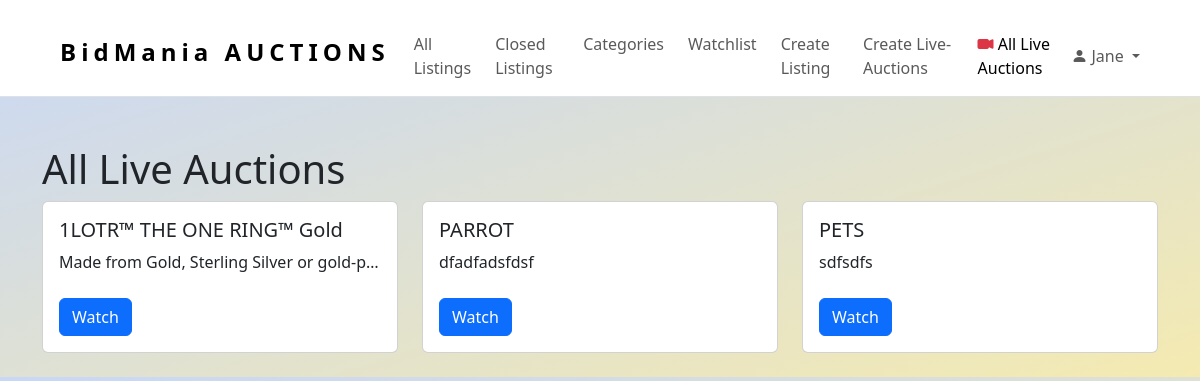
Before: /all-live-auctions/ (signed in) with the older database file.
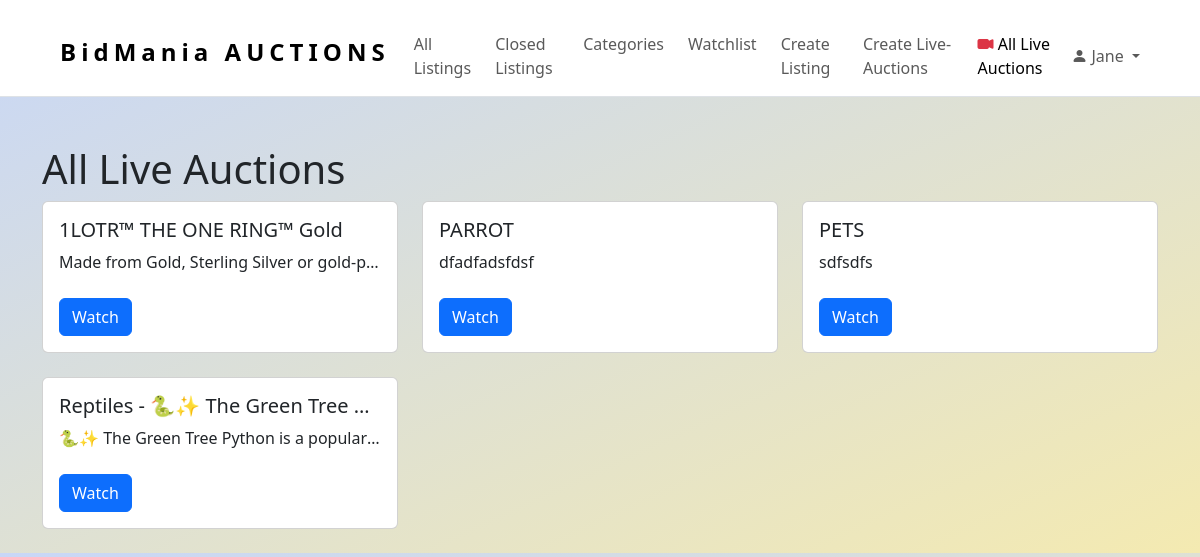
After: the same page with the newer database file.
### auctions/models.py (models this page shows, shortened)
class User(AbstractUser):
    pass
    watchlist = models.ManyToManyField("Auction", blank=True, related_name="watcher")
    bids = models.ManyToManyField("Auction", blank=True, related_name="bidder")

class Auction(models.Model):
    title = models.CharField(max_length=255)
    description = models.TextField()
    start_bid = models.FloatField()
    image = models.URLField(blank=True)
    image_upload = models.ImageField(upload_to='auction_images/', null=True, blank=True)
    category = models.ForeignKey(Category, on_delete=models.SET_DEFAULT, default=None)
    lister = models.ForeignKey(User, on_delete=models.CASCADE, blank=True, null=True, related_name="lister")
    active = models.BooleanField(default=True)
    stream = models.OneToOneField(Stream, on_delete=models.CASCADE, null=True, blank=True)
    is_live_auction = models.BooleanField(default=False)
    end_date = models.DateTimeField(default=timezone.now)
    class Meta:
        ordering = ["title"]

### auctions/views.py (the view)
# urls.py: path('all-live-auctions/', views.all_live_auctions, name='all_live_auctions'),
@login_required(login_url='login')
def all_live_auctions(request):
    live_auctions = Auction.objects.filter(
        Q(stream__isnull=False) & Q(active=True)
    )
    return render(request, "auctions/all_live_auctions.html", {
        "live_auctions": live_auctions,
        "headline": "All Live Auctions"
    })

### auctions/templates/auctions/all_live_auctions.html (shortened to what this page needs)
{% extends "auctions/layout.html" %}
{% block body %}
    <div class="container mt-5">
        <h1>All Live Auctions</h1>
        {% if live_auctions %}
            <div class="row">
                {% for auction in live_auctions %}
                    <div class="col-lg-4 mb-4">
                        <div class="card">
                            <div class="card-body">
                                <h5 class="card-title text-truncate">{{ auction.title }}</h5>
                                <p class="card-text text-truncate">{{ auction.description }}</p>
                                <a href="{% url 'live_stream' auction_id=auction.id %}" class="btn btn-primary mt-2">Watch</a>
                            </div>
                        </div>
                    </div>
                {% endfor %}
            </div>
        {% else %}
            <p>No live auctions available.</p>
        {% endif %}
    </div>
{% endblock %}

### auctions/templates/auctions/layout.html (shortened to what this page needs)
{% load static %}
<!DOCTYPE html>
<html lang="en">
    <head>
        <link href="https://cdn.jsdelivr.net/npm/bootstrap@5.3.0-alpha3/dist/css/bootstrap.min.css" rel="stylesheet">
        <link rel="stylesheet" type="text/css" href="https://cdn.jsdelivr.net/npm/bootstrap-icons@1.10.4/font/bootstrap-icons.css">
        <link href="{% static 'styles.css' %}" rel="stylesheet" type="text/css">
    </head>
    <body style="background: linear-gradient(to bottom right, rgb(200, 215, 247), rgb(244, 234, 177));">
        <nav class="pt-4 navbar navbar-expand-lg navbar-white bg-white sticky-top border-bottom">
            <div class="mx-5 container-fluid">
                <a class="me-3 text-decoration-none navbar-brand" href="/">
                    <h4 class="fw-bold" style="letter-spacing:5px;">BidMania AUCTIONS</h4>
                </a>
                <div class="collapse navbar-collapse" id="navbarNavDropdown">
                    <ul class="me-auto mb-2 mb-lg-0 navbar-nav">
                        <li class="nav-item">
                            <a class="me-2 nav-link" aria-current="page" href="{% url 'all' %}">All Listings</a>
                        </li>
                        <li class="nav-item">
                            <a class="me-2 nav-link" aria-current="page" href="{% url 'closed' %}">Closed Listings</a>
                        </li>
                        <li class= "nav-item">
                            <a class="me-2 nav-link" href="{% url 'categories' %}">Categories</a>
                        </li>
                        <li class="nav-item">
                            <a class="me-2 nav-link" href="{% url 'watchlists' %}">Watchlist</a>
                        </li>
                        <li class="nav-item">
                            <a class="me-2 nav-link" href="{% url 'create' %}">Create Listing</a>
                        </li>
                        <li class="nav-item">
                            <a class="me-2 nav-link" href="{% url 'create_live_auctions' %}">Create Live-Auctions</a>
                        </li>
                        <li class="nav-item">
                            {% url 'all_live_auctions' as all_live_auctions_url %}
                            <a class="nav-link {% if request.path == all_live_auctions_url %}active{% endif %}" href="{{ all_live_auctions_url }}">
                                <i class="bi bi-camera-video-fill text-danger"></i> All Live Auctions
                            </a>
                        </li>
                    </ul>
                    <span class="navbar-text dropdown-center">
                        {% if user.is_authenticated %}
                        <div class="dropdown-toggle" href="/" role="button" data-bs-toggle="dropdown" aria-expanded="false">
                            <i class="me-1 bi bi-person-fill"></i>{{ user.username }}
                        </div>
                        {% endif %}
                    </span>
                </div>
            </div>
        </nav>
        <div class="mt-5">
        {% block body %}
        {% endblock %}
        </div>
    </body>
</html>

Changed rows visible on the page:
added Auction: title "Reptiles - 🐍✨ The Green Tree…", description "🐍✨ The Green Tree Python is a popular…"
